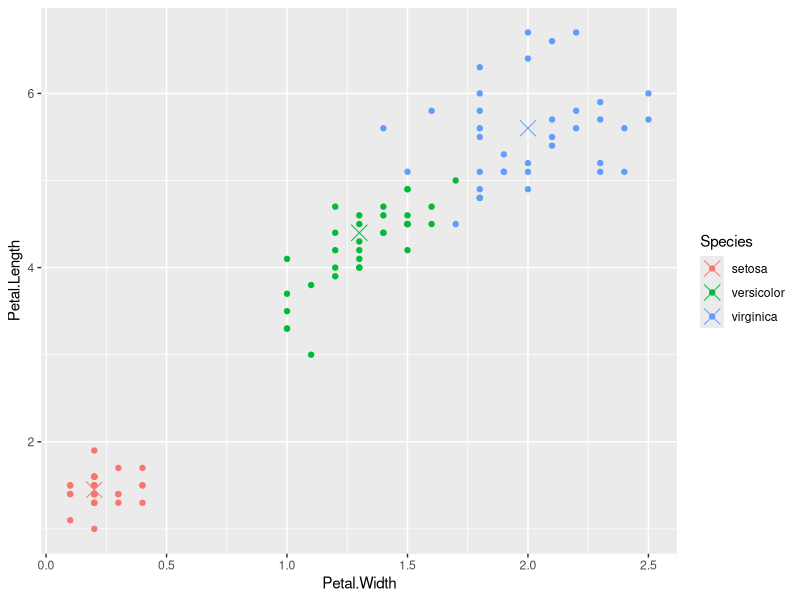
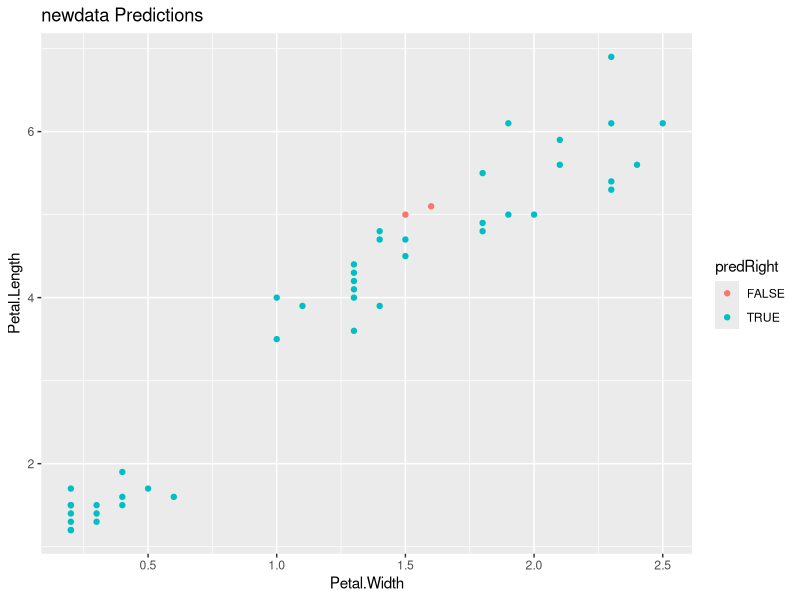

Generate these figures, in order, with R:
## ---- chunk 1
knitr::opts_chunk$set(echo = TRUE)
## ---- chunk 2
data(iris)
library(ggplot2)
library(caret)
library(randomForest)
## ---- chunk 3
inTrain <- createDataPartition(iris$Species, p = 0.7, list = FALSE)

training <- iris[inTrain,]
testing <- iris[-inTrain,]
## ---- chunk 4
modFit <- train(Species ~ ., data = training, method = "rf", prox = TRUE)
modFit
## ---- chunk 5
getTree(modFit$finalModel, k = 2)
## ---- chunk 6
irisP <- classCenter(training[, c("Petal.Length", "Petal.Width")], label = training$Species, prox = modFit$finalModel$prox)
irisP <- as.data.frame(irisP)
irisP$Species <- rownames(irisP)
qplot(Petal.Width, Petal.Length, col = Species, data = training) + 
    geom_point(data = irisP, aes(Petal.Width, Petal.Length, col = Species), size = 5, shape = 4)
## ---- chunk 7
pred <- predict(modFit, testing)
testing$predRight <- pred == testing$Species
table(pred, testing$Species)
## ---- chunk 8
qplot(Petal.Width, Petal.Length, color = predRight, data = testing, main = "newdata Predictions")
